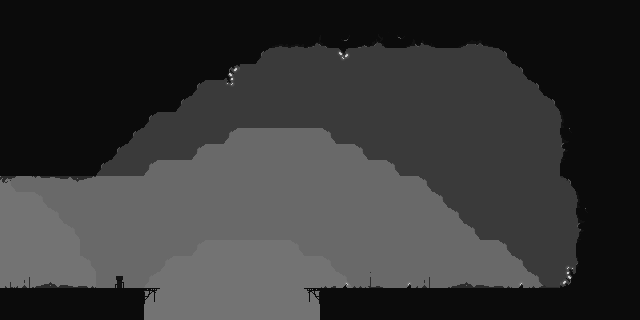

Below is a game level as drawn by its tile map, then a one-line description and the .tmx that defines it (tile-layer data replaced by summaries):
An orthogonal 40x20 tile map with 16x16 px tiles, 6 tile layers (Background color, Background overlayer, 3-rd layer corners, 2-nd layer corners, ...), 2 tilesets.

<map version="1.10" tiledversion="1.11.2" orientation="orthogonal" renderorder="right-down" width="40" height="20" tilewidth="16" tileheight="16" infinite="0" nextlayerid="7" nextobjectid="1">
 <tileset firstgid="1" source="Tileset/background_color.tsx" />
 <tileset firstgid="2" source="Tileset/Tileset No background.tsx" />
 <layer id="1" name="Background color" width="40" height="20">
  <data>[800 cells, 800 non-empty, 1 distinct tile ids]</data>
 </layer>
 <layer id="2" name="Background overlayer" width="40" height="20" opacity="0.5">
  <data>[800 cells, 800 non-empty, 1 distinct tile ids]</data>
 </layer>
 <layer id="6" name="3-rd layer corners" width="40" height="20" opacity="0.1">
  <data>[800 cells, 705 non-empty, 3 distinct tile ids]</data>
 </layer>
 <layer id="5" name="2-nd layer corners" width="40" height="20" opacity="0.5">
  <data>[800 cells, 479 non-empty, 3 distinct tile ids]</data>
 </layer>
 <layer id="4" name="1-st layer objects" width="40" height="20">
  <data>[800 cells, 34 non-empty, 22 distinct tile ids]</data>
 </layer>
 <layer id="3" name="1-st layer corners" width="40" height="20">
  <data>[800 cells, 352 non-empty, 20 distinct tile ids]</data>
 </layer>
</map>
